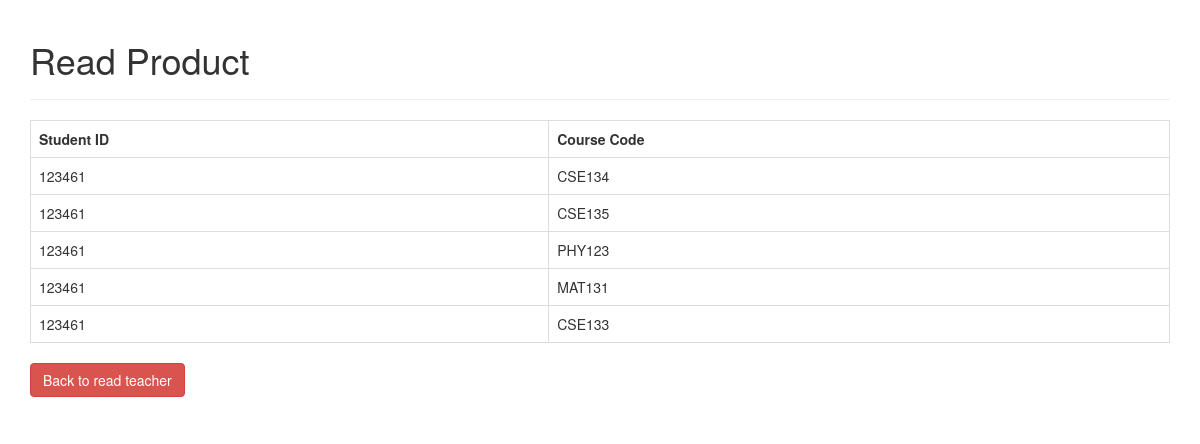
Screenshot of /theme/student/courseList.php?s_id=123461 with the database file from the repository.
### tables this page shows
CREATE TABLE `studentxcourse` (
  `c_id` varchar(255) NOT NULL,
  `s_id` int(11) NOT NULL
);

### theme/student/courseList.php (the view, shortened to what this page needs)
<!DOCTYPE HTML>
<html>
<head>
    <link rel="stylesheet" href="https://maxcdn.bootstrapcdn.com/bootstrap/3.3.7/css/bootstrap.min.css" />
</head>
<body>
    <div class="container">
        <div class="page-header">
            <h1>Read Product</h1>
        </div>
        <?php
$s_id=isset($_GET['s_id']) ? $_GET['s_id'] : die('ERROR: Record s_id not found.');
 $filepath = realpath(dirname(__FILE__));
include_once($filepath.'/../config/database.php');
try {
    $query = "SELECT c_id,s_id FROM studentxcourse WHERE s_id = ?";
    $stmt = $con->prepare( $query );
    $stmt->bindParam(1, $s_id);
    $stmt->execute();
    $num = $stmt->rowCount();
 if($num>0){
    echo "<table class='table table-hover table-responsive table-bordered'>";
    echo "<tr>";
    echo "<th>Student ID</th>";
    echo "<th>Course Code</th>";
    echo "</tr>";
    while ($row = $stmt->fetch(PDO::FETCH_ASSOC)){
        extract($row);
        echo "<tr>";
        echo "<td>{$s_id}</td>";
        echo "<td>{$c_id}</td>";
        echo "</tr>";
    }
    echo "</table>";
  }
   else{
    echo "<div class='alert alert-danger'>No records found.</div>";
  }
 }
catch(PDOException $exception){
    die('ERROR: ' . $exception->getMessage());
}
?>
<table class='table table-hover table-responsive table-bordered'>
    <tr>
            <a href='tFooter.php' class='btn btn-danger'>Back to read teacher</a>
    </tr>
</table>
</body>
</html>

### rows the page displays
studentxcourse: s "123461", c "CSE134"
studentxcourse: s "123461", c "CSE135"
studentxcourse: s "123461", c "PHY123"
studentxcourse: s "123461", c "MAT131"
studentxcourse: s "123461", c "CSE133"
